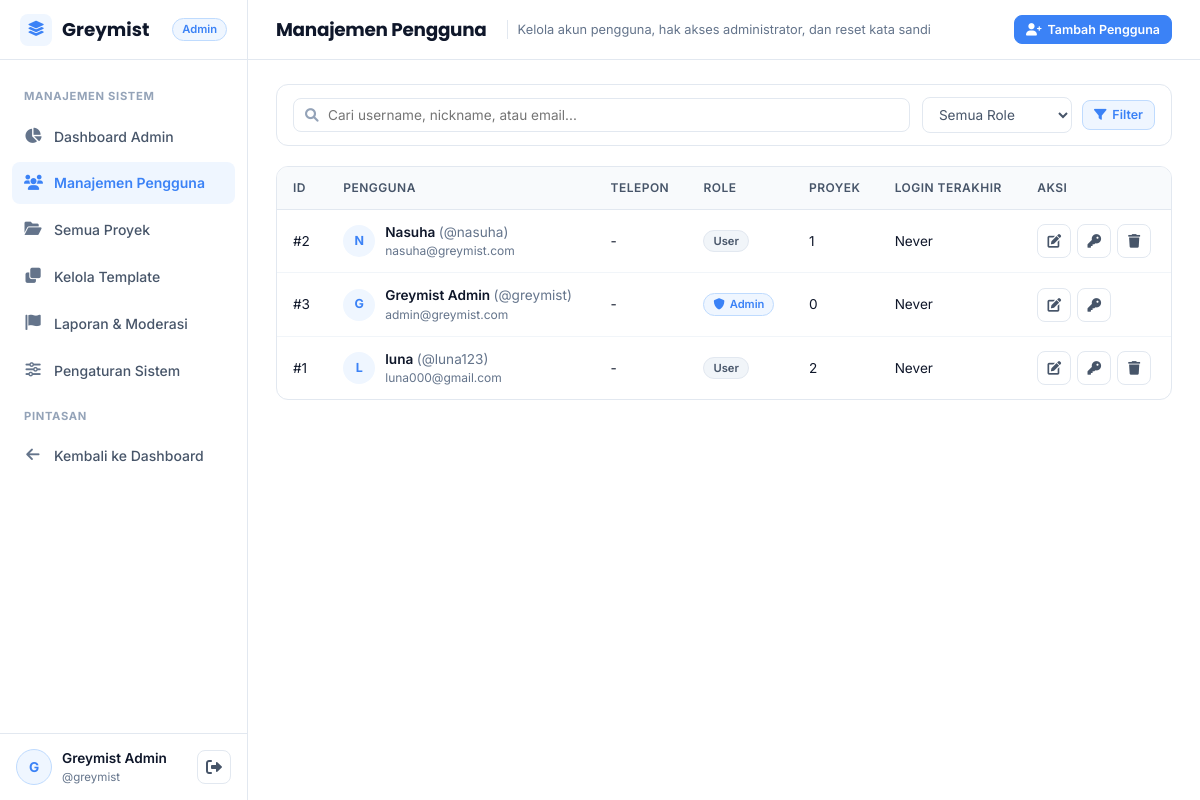
The app's page /admin/users.php (signed in) with its own data.
### tables this page shows
CREATE TABLE `gm_users` (
  `user_id` int NOT NULL,
  `nickname` varchar(100) DEFAULT NULL,
  `username` varchar(100) NOT NULL,
  `password` varchar(255) NOT NULL,
  `phone` varchar(20) DEFAULT NULL,
  `email` varchar(150) DEFAULT NULL,
  `profile` varchar(255) DEFAULT NULL,
  `is_admin` tinyint(1) DEFAULT '0',
  `created_at` timestamp NOT NULL DEFAULT CURRENT_TIMESTAMP,
  `last_login` timestamp NULL DEFAULT NULL
);

### admin/users.php (called while the page is built, shortened)
<?php
require dirname(__DIR__) . '/index.php';

### helpers/url_helper.php (called while the page is built, shortened)
<?php
if (!function_exists('base_url')) {
    function base_url(string $path = ''): string
    {
        $configured_base = trim((string)env('BASE_URL', ''));
        if ($configured_base !== '') {
            $base = rtrim(str_replace('\\', '/', $configured_base), '/');
        } else {
            $script_name = str_replace('\\', '/', $_SERVER['SCRIPT_NAME'] ?? '/index.php');
            $raw_dir     = str_replace('\\', '/', dirname($script_name));
            $script_dir  = rtrim($raw_dir, '/');
            if (preg_match('#/(user|admin|session|api)$#', $script_dir)) {
                $parent_dir = str_replace('\\', '/', dirname($script_dir));
                $script_dir = rtrim($parent_dir, '/');
            }
            $base = $script_dir;
        }
        $clean_path = ltrim(str_replace('\\', '/', $path), '/');
        return ($base !== '' ? $base : '') . '/' . $clean_path;
    }
}
if (!function_exists('route_url')) {
    function route_url(string $page, array $params = []): string
    {
        $query = array_merge(['page' => $page], $params);
        return base_url('index.php?' . http_build_query($query));
    }
}
if (!function_exists('action_url')) {
    function action_url(string $action, array $params = []): string
    {
        $query = array_merge(['action' => $action], $params);
        return base_url('index.php?' . http_build_query($query));
    }
}

### config/config.php (called while the page is built, shortened)
<?php
if (!function_exists('env')) {
    function env(string $key, $default = null)
    {
        $val = $_ENV[$key] ?? getenv($key);
        $lower = strtolower((string)$val);
        if ($lower === 'true') return true;
        return $val;
    }
}
$settings_file = __DIR__ . '/settings.json';
$default_site_settings = [
    'site_name'         => env('APP_NAME', 'Greymist'),
    'site_description'  => 'Design and collaborate on web projects effortlessly.',
    'allow_registrations' => true,
    'maintenance_mode'  => false,
    'max_projects_user' => 10,
];
if (is_file($settings_file)) {
    $decoded_settings = json_decode((string)file_get_contents($settings_file), true);
    if (is_array($decoded_settings)) {
        $site_settings = array_merge($default_site_settings, $decoded_settings);
    }
}
require_once ROOT_PATH . '/helpers/security_helper.php';
require_once ROOT_PATH . '/helpers/url_helper.php';
require_once ROOT_PATH . '/helpers/date_helper.php';
require_once ROOT_PATH . '/middlewares/auth_middleware.php';

### helpers/security_helper.php (called while the page is built, shortened)
<?php
if (!function_exists('e')) {
    function e($value): string
    {
        return htmlspecialchars((string)$value, ENT_QUOTES | ENT_SUBSTITUTE, 'UTF-8');
    }
}

### models/user_model.php (called while the page is built, shortened)
<?php
if (!function_exists('get_user_by_id')) {
    function get_user_by_id(PDO $pdo, int $user_id): ?array
    {
        $stmt = $pdo->prepare("SELECT * FROM gm_users WHERE user_id = ? LIMIT 1");
        $stmt->execute([$user_id]);
        $user = $stmt->fetch();
        return $user ?: null;
    }
}
if (!function_exists('get_all_users_filtered')) {
    function get_all_users_filtered(PDO $pdo, string $search = '', string $role = ''): array
    {
        $where_clauses = [];
        $params = [];
        $where_sql = !empty($where_clauses) ? 'WHERE ' . implode(' AND ', $where_clauses) : '';
        $sql = "
            SELECT u.*,
                   (SELECT COUNT(*) FROM gm_projects p WHERE p.user_id = u.user_id) AS project_count
            FROM gm_users u
            {$where_sql}
            ORDER BY u.created_at DESC
        ";
        $stmt = $pdo->prepare($sql);
        $stmt->execute($params);
        return $stmt->fetchAll();
    }
}

### middlewares/auth_middleware.php (called while the page is built, shortened)
<?php
if (!function_exists('current_user_id')) {
    function current_user_id(): ?int
    {
        return isset($_SESSION['user_id']) ? (int)$_SESSION['user_id'] : null;
    }
}

### helpers/date_helper.php (called while the page is built, shortened)
<?php
if (!function_exists('format_datetime')) {
    function format_datetime(?string $date_string, string $format = 'M d, Y H:i'): string
    {
        if (empty($date_string)) {
            return 'Never';
        }
        $timestamp = strtotime($date_string);
        return date($format, $timestamp);
    }
}

### views/pages/admin_users.php (the view, shortened to what this page needs)
<?php
$active_page   = 'admin_users';
$is_admin_view = true;
$header_actions_html = '<button type="button" class="btn btn-primary btn-sm" onclick="GreymistModal.open(\'adminAddUserModal\')"><i class="fas fa-user-plus"></i><span>Tambah Pengguna</span></button>';
require ROOT_PATH . '/views/layouts/header.php';
?>
<form method="GET" action="<?= e(base_url('index.php')) ?>" class="filter-bar">
    <div class="search-box">
        <i class="fas fa-search"></i>
        <input type="text" name="search" value="<?= e($search ?? '') ?>" placeholder="Cari username, nickname, atau email...">
    </div>
    <div class="filter-controls">
        <select name="role" class="filter-select" onchange="this.form.submit()">
            <option value="">Semua Role</option>
        </select>
        <button type="submit" class="btn btn-soft-blue btn-sm">
            <i class="fas fa-filter"></i>
            <span>Filter</span>
        </button>
    </div>
</form>
<div class="table-container">
    <table class="data-table">
        <thead>
            <tr>
                <th>ID</th>
                <th>Pengguna</th>
                <th>Telepon</th>
                <th>Role</th>
                <th>Proyek</th>
                <th>Login Terakhir</th>
                <th>Aksi</th>
            </tr>
        </thead>
        <tbody>
            <?php if (empty($users_list)): ?>
                <tr>
                    <td colspan="7" style="text-align: center; padding: 28px; color: var(--text-muted);">Tidak ada data pengguna ditemukan.</td>
                </tr>
            <?php else: ?>
                <?php foreach ($users_list as $u): ?>
                    <tr>
                        <td>#<?= (int)$u['user_id'] ?></td>
                        <td>
                            <div class="user-cell">
                                <div class="user-cell-avatar">
                                    <?php if (!empty($u['profile'])): ?>
                                        <img src="<?= e(upload_url($u['profile'])) ?>" alt="<?= e($u['username']) ?>">
                                    <?php else: ?>
                                        <span><?= e(strtoupper(substr($u['username'], 0, 1))) ?></span>
                                    <?php endif; ?>
                                </div>
                                <div>
                                    <div style="font-weight: 600;"><?= e($u['nickname'] ?: $u['username']) ?> <span style="color: var(--text-muted); font-weight: 400;">(@<?= e($u['username']) ?>)</span></div>
                                    <div style="font-size: 0.75rem; color: var(--text-muted);"><?= e($u['email']) ?></div>
                                </div>
                            </div>
                        </td>
                        <td><?= e($u['phone'] ?: '-') ?></td>
                        <td>
                            <?php if ((int)$u['is_admin'] === 1): ?>
                                <span class="badge badge-blue"><i class="fas fa-shield-alt"></i> Admin</span>
                            <?php else: ?>
                                <span class="badge badge-muted">User</span>
                            <?php endif; ?>
                        </td>
                        <td><?= (int)($u['project_count'] ?? 0) ?></td>
                        <td><?= e(format_datetime($u['last_login'])) ?></td>
                        <td>
                            <div class="project-actions-group">
                                <button type="button" class="btn-icon" title="Edit Pengguna"
                                        onclick='openAdminEditUserModal(<?= json_encode([
                                            "user_id"  => (int)$u["user_id"],
                                            "username" => $u["username"],
                                            "email"    => $u["email"],
                                            "nickname" => $u["nickname"],
                                            "phone"    => $u["phone"],
                                            "is_admin" => (int)$u["is_admin"],
                                        ]) ?>)'>
                                    <i class="fas fa-edit"></i>
                                </button>
                                <button type="button" class="btn-icon" title="Reset Password"
                                        onclick="openAdminResetPasswordModal(<?= (int)$u['user_id'] ?>, '<?= e(addslashes($u['username'])) ?>')">
                                    <i class="fas fa-key"></i>
                                </button>
                                <?php if ((int)$u['user_id'] !== current_user_id()): ?>
                                    <form method="POST" action="<?= e(action_url('admin_delete_user')) ?>" style="display:inline;" onsubmit="return confirm('Hapus pengguna ini beserta seluruh proyeknya?');">
                                        <button type="submit" class="btn-icon danger" title="Hapus Pengguna">
                                            <i class="fas fa-trash"></i>
                                        </button>
                                    </form>
                                <?php endif; ?>
                            </div>
                        </td>
                    </tr>
                <?php endforeach; ?>
            <?php endif; ?>
        </tbody>
    </table>
</div>
<?php require ROOT_PATH . '/views/layouts/footer.php'; ?>

### views/layouts/sidebar.php (shortened to what this page needs)
<?php
$active_page   = $active_page ?? 'dashboard';
$is_admin_view = $is_admin_view ?? false;
$display_name  = $current_user['nickname'] ?: ($current_user['username'] ?? 'User');
$initial       = strtoupper(substr($display_name, 0, 1));
$avatar_url    = !empty($current_user['profile']) ? upload_url($current_user['profile']) : '';
?>
<aside class="app-sidebar" id="appSidebar">
    <div class="sidebar-brand">
        <a href="<?= e(route_url($is_admin_view ? 'admin_dashboard' : 'dashboard')) ?>" class="sidebar-brand-link">
            <span class="sidebar-brand-icon">
                <i class="fas fa-layer-group"></i>
            </span>
            <span><?= e($site_settings['site_name'] ?? 'Greymist') ?></span>
        </a>
        <?php if ($is_admin_view): ?>
            <span class="badge badge-blue">Admin</span>
        <?php endif; ?>
    </div>
    <nav class="sidebar-nav">
        <?php if ($is_admin_view): ?>
            <div class="sidebar-section-label">Manajemen Sistem</div>
            <a href="<?= e(route_url('admin_dashboard')) ?>" class="sidebar-link <?= $active_page === 'admin_dashboard' ? 'active' : '' ?>">
                <i class="fas fa-chart-pie"></i>
                <span>Dashboard Admin</span>
            </a>
            <a href="<?= e(route_url('admin_users')) ?>" class="sidebar-link <?= $active_page === 'admin_users' ? 'active' : '' ?>">
                <i class="fas fa-users"></i>
                <span>Manajemen Pengguna</span>
            </a>
            <a href="<?= e(route_url('admin_projects')) ?>" class="sidebar-link <?= $active_page === 'admin_projects' ? 'active' : '' ?>">
                <i class="fas fa-folder-open"></i>
                <span>Semua Proyek</span>
            </a>
            <a href="<?= e(route_url('admin_templates')) ?>" class="sidebar-link <?= $active_page === 'admin_templates' ? 'active' : '' ?>">
                <i class="fas fa-clone"></i>
                <span>Kelola Template</span>
            </a>
            <a href="<?= e(route_url('admin_reports')) ?>" class="sidebar-link <?= $active_page === 'admin_reports' ? 'active' : '' ?>">
                <i class="fas fa-flag"></i>
                <span>Laporan & Moderasi</span>
            </a>
            <a href="<?= e(route_url('admin_settings')) ?>" class="sidebar-link <?= $active_page === 'admin_settings' ? 'active' : '' ?>">
                <i class="fas fa-sliders-h"></i>
                <span>Pengaturan Sistem</span>
            </a>
            <div class="sidebar-section-label">Pintasan</div>
            <a href="<?= e(route_url('dashboard')) ?>" class="sidebar-link">
                <i class="fas fa-arrow-left"></i>
                <span>Kembali ke Dashboard</span>
            </a>
        <?php endif; ?>
    </nav>
    <div class="sidebar-footer">
        <div class="sidebar-user-card">
            <a href="<?= e(route_url('profile')) ?>" class="sidebar-user-info">
                <div class="sidebar-avatar">
                    <?php if ($avatar_url !== ''): ?>
                        <img src="<?= e($avatar_url) ?>" alt="<?= e($display_name) ?>">
                    <?php else: ?>
                        <span><?= e($initial) ?></span>
                    <?php endif; ?>
                </div>
                <div class="sidebar-user-meta">
                    <div class="sidebar-user-name"><?= e($display_name) ?></div>
                    <div class="sidebar-user-role">@<?= e($current_user['username'] ?? 'user') ?></div>
                </div>
            </a>
            <a href="<?= e(action_url($is_admin_view ? 'admin_logout' : 'logout')) ?>" class="btn-icon danger" title="Keluar Sesi">
                <i class="fas fa-sign-out-alt"></i>
            </a>
        </div>
    </div>
</aside>

### records on screen
gm_users: nickname "G", nickname "Greymist Admin", username "greymist", user_id "3", username "G", email "admin@greymist.com", phone "-", is_admin 1 (drawn), project_count "0", last_login "Never"
gm_users: user_id "2", username "N", nickname "Nasuha", username "nasuha", email "nasuha@greymist.com", phone "-", is_admin "User", project_count "1", last_login "Never"
gm_users: user_id "1", username "L", nickname "luna", username "luna123", email "luna000@gmail.com", phone "-", is_admin "User", project_count "2", last_login "Never"

### other values on screen
$site_settings['site_name'] "Greymist"
$page_title "Manajemen Pengguna"
$page_subtitle "Kelola akun pengguna, hak akses administrator, dan reset kata sandi"
